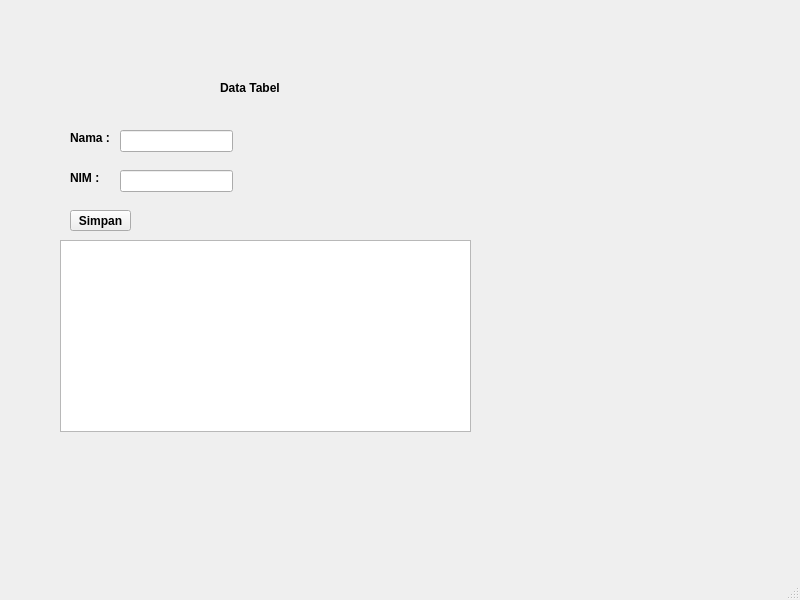
<?xml version="1.0" encoding="UTF-8"?>
<ui version="4.0">
 <class>MainWindow</class>
 <widget class="QMainWindow" name="MainWindow">
  <property name="geometry">
   <rect>
    <x>0</x>
    <y>0</y>
    <width>800</width>
    <height>600</height>
   </rect>
  </property>
  <property name="windowTitle">
   <string>MainWindow</string>
  </property>
  <widget class="QWidget" name="centralwidget">
   <widget class="QLabel" name="label">
    <property name="geometry">
     <rect>
      <x>70</x>
      <y>130</y>
      <width>55</width>
      <height>16</height>
     </rect>
    </property>
    <property name="font">
     <font>
      <weight>75</weight>
      <bold>true</bold>
     </font>
    </property>
    <property name="text">
     <string>Nama :</string>
    </property>
   </widget>
   <widget class="QLabel" name="label_2">
    <property name="geometry">
     <rect>
      <x>70</x>
      <y>170</y>
      <width>55</width>
      <height>16</height>
     </rect>
    </property>
    <property name="font">
     <font>
      <weight>75</weight>
      <bold>true</bold>
     </font>
    </property>
    <property name="text">
     <string>NIM : </string>
    </property>
   </widget>
   <widget class="QLabel" name="label_3">
    <property name="geometry">
     <rect>
      <x>220</x>
      <y>80</y>
      <width>71</width>
      <height>16</height>
     </rect>
    </property>
    <property name="font">
     <font>
      <weight>75</weight>
      <bold>true</bold>
     </font>
    </property>
    <property name="text">
     <string>Data Tabel</string>
    </property>
   </widget>
   <widget class="QLineEdit" name="lineEdit">
    <property name="geometry">
     <rect>
      <x>120</x>
      <y>130</y>
      <width>113</width>
      <height>22</height>
     </rect>
    </property>
    <property name="font">
     <font>
      <weight>75</weight>
      <bold>true</bold>
     </font>
    </property>
   </widget>
   <widget class="QLineEdit" name="lineEdit_2">
    <property name="geometry">
     <rect>
      <x>120</x>
      <y>170</y>
      <width>113</width>
      <height>22</height>
     </rect>
    </property>
    <property name="font">
     <font>
      <weight>75</weight>
      <bold>true</bold>
     </font>
    </property>
   </widget>
   <widget class="QPushButton" name="pushButton">
    <property name="geometry">
     <rect>
      <x>70</x>
      <y>210</y>
      <width>61</width>
      <height>21</height>
     </rect>
    </property>
    <property name="font">
     <font>
      <weight>75</weight>
      <bold>true</bold>
     </font>
    </property>
    <property name="text">
     <string>Simpan</string>
    </property>
   </widget>
   <widget class="QTableView" name="tableView">
    <property name="geometry">
     <rect>
      <x>60</x>
      <y>240</y>
      <width>411</width>
      <height>192</height>
     </rect>
    </property>
   </widget>
  </widget>
  <widget class="QMenuBar" name="menubar">
   <property name="geometry">
    <rect>
     <x>0</x>
     <y>0</y>
     <width>800</width>
     <height>26</height>
    </rect>
   </property>
  </widget>
  <widget class="QStatusBar" name="statusbar"/>
 </widget>
 <resources/>
 <connections/>
</ui>
